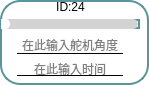
           <widget class="QFrame" name="frame_18">
            <property name="enabled">
             <bool>true</bool>
            </property>
            <property name="layoutDirection">
             <enum>Qt::LayoutDirection::RightToLeft</enum>
            </property>
            <property name="styleSheet">
             <string notr="true">* {
  background: white; /* 背景改为白色 */
  border: 2px solid #59969b; /* 使用与滑块一致的颜色 */
  border-radius: 20px;
}

</string>
            </property>
            <property name="frameShape">
             <enum>QFrame::Shape::StyledPanel</enum>
            </property>
            <property name="frameShadow">
             <enum>QFrame::Shadow::Raised</enum>
            </property>
            <widget class="QLineEdit" name="lineEdit_servo24">
             <property name="enabled">
              <bool>true</bool>
             </property>
             <property name="geometry">
              <rect>
               <x>17</x>
               <y>36</y>
               <width>106</width>
               <height>18</height>
              </rect>
             </property>
             <property name="maximumSize">
              <size>
               <width>120</width>
               <height>16777215</height>
              </size>
             </property>
             <property name="layoutDirection">
              <enum>Qt::LayoutDirection::LeftToRight</enum>
             </property>
             <property name="styleSheet">
              <string notr="true">QLineEdit {
            border-top: none;
            border-left: none;
            border-right: none;
            border-bottom: 1px solid black;
            background-color: transparent;
        }
        
        QLineEdit:focus {
            border-bottom: 1px solid #2a70f4;
        }</string>
             </property>
             <property name="alignment">
              <set>Qt::AlignmentFlag::AlignCenter</set>
             </property>
             <property name="placeholderText">
              <string>在此输入舵机角度</string>
             </property>
            </widget>
            <widget class="QLineEdit" name="lineEdit_time24">
             <property name="geometry">
              <rect>
               <x>17</x>
               <y>61</y>
               <width>106</width>
               <height>15</height>
              </rect>
             </property>
             <property name="maximumSize">
              <size>
               <width>120</width>
               <height>15</height>
              </size>
             </property>
             <property name="styleSheet">
              <string notr="true">QLineEdit {
            border-top: none;
            border-left: none;
            border-right: none;
            border-bottom: 1px solid black;
            background-color: transparent;
        }
        
        QLineEdit:focus {
            border-bottom: 1px solid #2a70f4;
        }</string>
             </property>
             <property name="alignment">
              <set>Qt::AlignmentFlag::AlignCenter</set>
             </property>
             <property name="dragEnabled">
              <bool>false</bool>
             </property>
             <property name="placeholderText">
              <string>在此输入时间</string>
             </property>
            </widget>
            <widget class="QSlider" name="Slider_Servo24">
             <property name="geometry">
              <rect>
               <x>1</x>
               <y>19</y>
               <width>139</width>
               <height>10</height>
              </rect>
             </property>
             <property name="maximumSize">
              <size>
               <width>16777215</width>
               <height>10</height>
              </size>
             </property>
             <property name="layoutDirection">
              <enum>Qt::LayoutDirection::LeftToRight</enum>
             </property>
             <property name="styleSheet">
              <string notr="true">QSlider::groove:horizontal {
    border: none;
    height: 10px;
    background-color: lightgray;
    border-radius: 5px;
}

QSlider::handle:horizontal {
    width: 12px; /* 增大滑块的宽度 */
    margin: -1px 0px -1px -5px;
    border-radius: 6px; /* 也可以调整圆角半径以匹配滑块的大小 */
    background-color: white;
}

QSlider::sub-page:horizontal {
    background-color: qlineargradient(x1:0, y1:0, x2:1, y2:1, stop:0 #59969b, stop:1 #04e7fa);
    border-radius: 5px;
}
</string>
             </property>
             <property name="minimum">
              <number>0</number>
             </property>
             <property name="maximum">
              <number>240</number>
             </property>
             <property name="orientation">
              <enum>Qt::Orientation::Horizontal</enum>
             </property>
             <property name="invertedAppearance">
              <bool>false</bool>
             </property>
             <property name="tickPosition">
              <enum>QSlider::TickPosition::NoTicks</enum>
             </property>
             <property name="tickInterval">
              <number>1</number>
             </property>
            </widget>
            <widget class="QLabel" name="label_id24">
             <property name="geometry">
              <rect>
               <x>1</x>
               <y>2</y>
               <width>139</width>
               <height>10</height>
              </rect>
             </property>
             <property name="minimumSize">
              <size>
               <width>0</width>
               <height>10</height>
              </size>
             </property>
             <property name="maximumSize">
              <size>
               <width>16777215</width>
               <height>10</height>
              </size>
             </property>
             <property name="styleSheet">
              <string notr="true">QLabel{border: none; /* 去掉控件的边框 */}
QLabel{background: none; /* 去掉控件的边框 */}</string>
             </property>
             <property name="text">
              <string>ID:24</string>
             </property>
             <property name="alignment">
              <set>Qt::AlignmentFlag::AlignCenter</set>
             </property>
            </widget>
           </widget>
